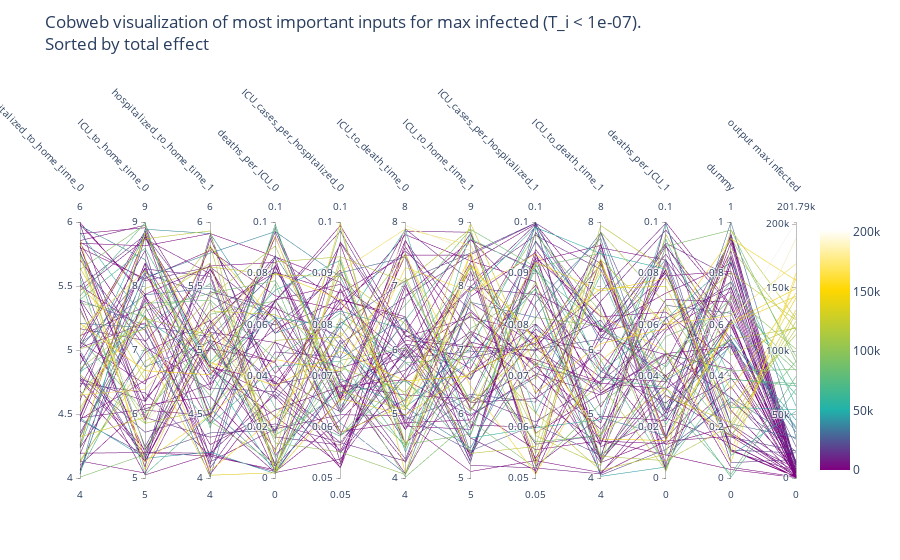

This figure's notebook cell:
### Code cell
show_cobweb(df = df, output_agg = outputs[0], aggregation_function = output_names[0], eps = 1e-7, show_above = False, sort_by = 'total')
